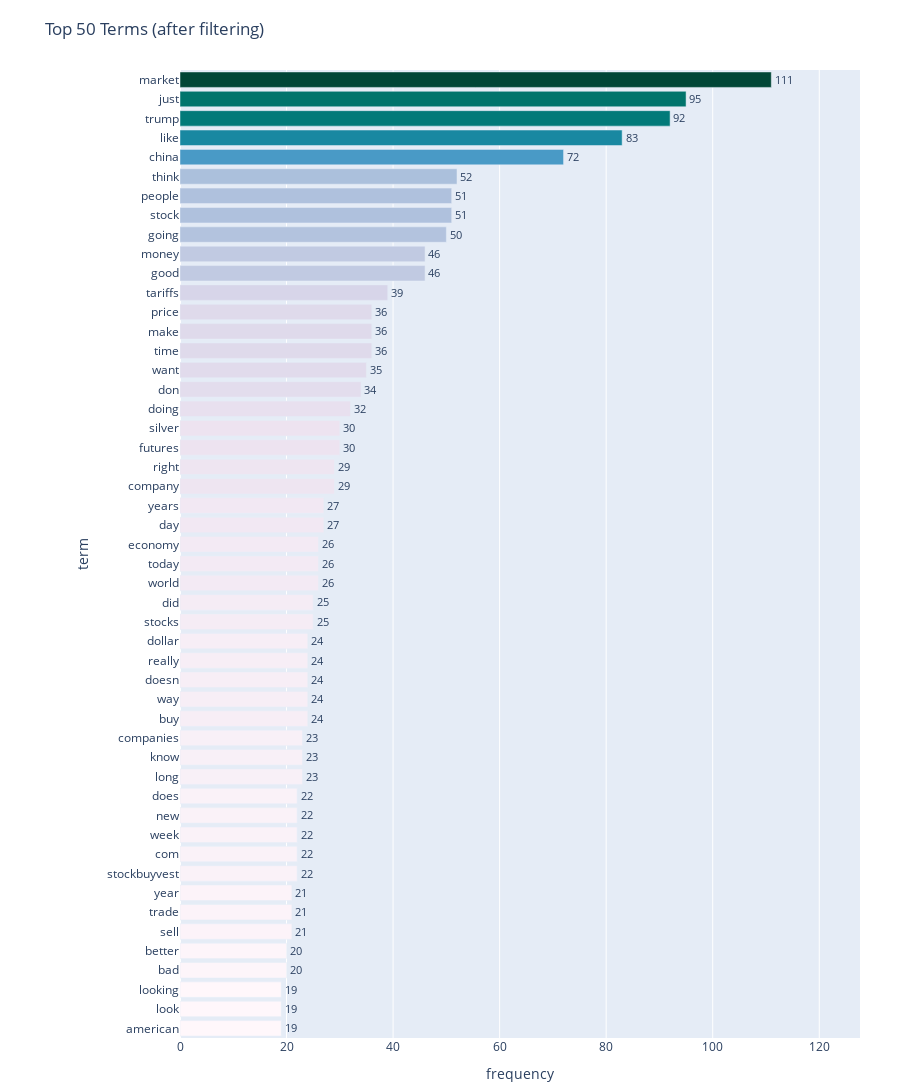

This figure's notebook cell:
### Markdown cell above
In this step, I wanted to see which words show up most often in the dataset. To do this, I first summed across the whole term-document matrix to count how many times each word appears. Since the dataset has too many words, I only kept the top 300 most frequent ones to make the chart readable. I also switched the chart to a horizontal bar chart so the word labels don’t overlap. Long words were shortened in the chart, but I kept the full words available on hover. Finally, I used colors to show differences in frequency. This makes it easy to quickly see which words dominate in the dataset, without the chart getting messy.

### Code cell
# Exercise 13
# Reduce the vocabulary before plotting 

import numpy as np
import pandas as pd
import plotly.express as px
from sklearn.feature_extraction.text import ENGLISH_STOP_WORDS

# Plotting “everything” is slow + messy so its better to filter the vocabulary to keep only useful tokens.

# small knobs to be able to tweak control
TOP_N   = 50   # show only the top 50 most informative terms
MIN_DF  = 5    # a term must appear in at least 5 documents
MIN_LEN = 3    # ignore super short tokens (e.g., "a", "I")
MAX_LEN = 20   # ignore overly long tokens (likely noise)

# compute term stats: total frequency (tf) and document frequency (df)
terms = count_vect.get_feature_names_out()
tf = np.asarray(X_counts.sum(axis=0)).ravel()      
dfreq = (X_counts > 0).sum(axis=0).A1              

freqs = pd.DataFrame({"term": terms, "tf": tf, "df": dfreq})

# filter out junk: stopwords, too short/long, numeric, path-like stuff, etc.
stop = set(ENGLISH_STOP_WORDS)

def is_valid_term(t):
    # keep normal-looking words only
    if not (MIN_LEN <= len(t) <= MAX_LEN):   # drop too short/long
        return False
    if t in stop:                            # drop stopwords like "the", "and"
        return False
    if any(ch in t for ch in "@/#\\|"):      # drop emails/paths/tickers with slashes
        return False
    if t.isnumeric():                        # drop pure numbers
        return False
    return t.isalpha()                       # keep only alphabetic tokens (no punctuation)

freqs = freqs[freqs["term"].map(is_valid_term)]   
freqs = freqs[freqs["df"] >= MIN_DF]              

# pick the top N by total frequency (after filtering)
top = freqs.sort_values("tf", ascending=False).head(TOP_N).copy()

# shorten long labels so bars don’t overlap (full term still shown on hover)
def short_label(s, n=28):
    return s if len(s) <= n else s[:n-1] + "…"

top["label"] = top["term"].map(short_label)

# make a clean horizontal bar chart
order = top["label"].tolist()[::-1]  # reverse so the biggest bar shows at the top

fig = px.bar(
    top,
    y="label",
    x="tf",
    orientation="h",                       
    text="tf",                             
    color="tf",                            
    color_continuous_scale="PuBuGn",
    title=f"Top {TOP_N} Terms (after filtering)"
)

# pretty hover + spacing
fig.update_traces(
    textposition="outside",
    cliponaxis=False,
    customdata=top["term"],
    hovertemplate="<b>%{customdata}</b><br>count=%{x}<extra></extra>"
)

pad = max(1, top["tf"].iloc[0] * 0.15)
fig.update_layout(
    yaxis=dict(categoryorder="array", categoryarray=order, automargin=True, title="term"),
    xaxis=dict(range=[0, top["tf"].max() + pad], title="frequency"),
    margin=dict(l=180, r=40, t=70, b=40),
    height=max(650, int(len(top) * 22))
)

fig.update_coloraxes(showscale=False)
fig.show()

### Figure 1 — Plotly figure (JSON) as saved in the notebook; plotly's stock layout.template omitted (floating-point values rounded to 4 significant figures)
{"data": [{"cliponaxis": false, "customdata": ["market", "just", "trump", "like", "china", "think", "people", "stock", "going", "money", "good", "tariffs", "price", "make", "time", "want", "don", "doing", "silver", "futures", "right", "company", "years", "day", "economy", "today", "world", "did", "stocks", "dollar", "really", "doesn", "way", "buy", "companies", "know", "long", "does", "new", "week", "com", "stockbuyvest", "year", "trade", "sell", "better", "bad", "looking", "look", "american"], "hovertemplate": "<b>%{customdata}</b><br>count=%{x}<extra></extra>", "legendgroup": "", "marker": {"color": [111, 95, 92, 83, 72, 52, 51, 51, 50, 46, 46, 39, 36, 36, 36, 35, 34, 32, 30, 30, 29, 29, 27, 27, 26, 26, 26, 25, 25, 24, 24, 24, 24, 24, 23, 23, 23, 22, 22, 22, 22, 22, 21, 21, 21, 20, 20, 19, 19, 19], "coloraxis": "coloraxis", "pattern": {"shape": ""}}, "name": "", "orientation": "h", "showlegend": false, "text": [111.0, 95.0, 92.0, 83.0, 72.0, 52.0, 51.0, 51.0, 50.0, 46.0, 46.0, 39.0, 36.0, 36.0, 36.0, 35.0, 34.0, 32.0, 30.0, 30.0, 29.0, 29.0, 27.0, 27.0, 26.0, 26.0, 26.0, 25.0, 25.0, 24.0, 24.0, 24.0, 24.0, 24.0, 23.0, 23.0, 23.0, 22.0, 22.0, 22.0, 22.0, 22.0, 21.0, 21.0, 21.0, 20.0, 20.0, 19.0, 19.0, 19.0], "textposition": "outside", "type": "bar", "x": [111, 95, 92, 83, 72, 52, 51, 51, 50, 46, 46, 39, 36, 36, 36, 35, 34, 32, 30, 30, 29, 29, 27, 27, 26, 26, 26, 25, 25, 24, 24, 24, 24, 24, 23, 23, 23, 22, 22, 22, 22, 22, 21, 21, 21, 20, 20, 19, 19, 19], "xaxis": "x", "y": ["market", "just", "trump", "like", "china", "think", "people", "stock", "going", "money", "good", "tariffs", "price", "make", "time", "want", "don", "doing", "silver", "futures", "right", "company", "years", "day", "economy", "today", "world", "did", "stocks", "dollar", "really", "doesn", "way", "buy", "companies", "know", "long", "does", "new", "week", "com", "stockbuyvest", "year", "trade", "sell", "better", "bad", "looking", "look", "american"], "yaxis": "y"}], "layout": {"barmode": "relative", "coloraxis": {"colorbar": {"title": {"text": "tf"}}, "colorscale": [[0, "rgb(255,247,251)"], [0.125, "rgb(236,226,240)"], [0.25, "rgb(208,209,230)"], [0.375, "rgb(166,189,219)"], [0.5, "rgb(103,169,207)"], [0.625, "rgb(54,144,192)"], [0.75, "rgb(2,129,138)"], [0.875, "rgb(1,108,89)"], [1, "rgb(1,70,54)"]], "showscale": false}, "height": 1100, "legend": {"tracegroupgap": 0}, "margin": {"b": 40, "l": 180, "r": 40, "t": 70}, "title": {"text": "Top 50 Terms (after filtering)"}, "xaxis": {"anchor": "y", "domain": [0, 1], "range": [0, 127.7], "title": {"text": "frequency"}}, "yaxis": {"anchor": "x", "automargin": true, "categoryarray": ["american", "look", "looking", "bad", "better", "sell", "trade", "year", "stockbuyvest", "com", "week", "new", "does", "long", "know", "companies", "buy", "way", "doesn", "really", "dollar", "stocks", "did", "world", "today", "economy", "day", "years", "company", "right", "futures", "silver", "doing", "don", "want", "time", "make", "price", "tariffs", "good", "money", "going", "stock", "people", "think", "china", "like", "trump", "just", "market"], "categoryorder": "array", "domain": [0, 1], "title": {"text": "term"}}}}
